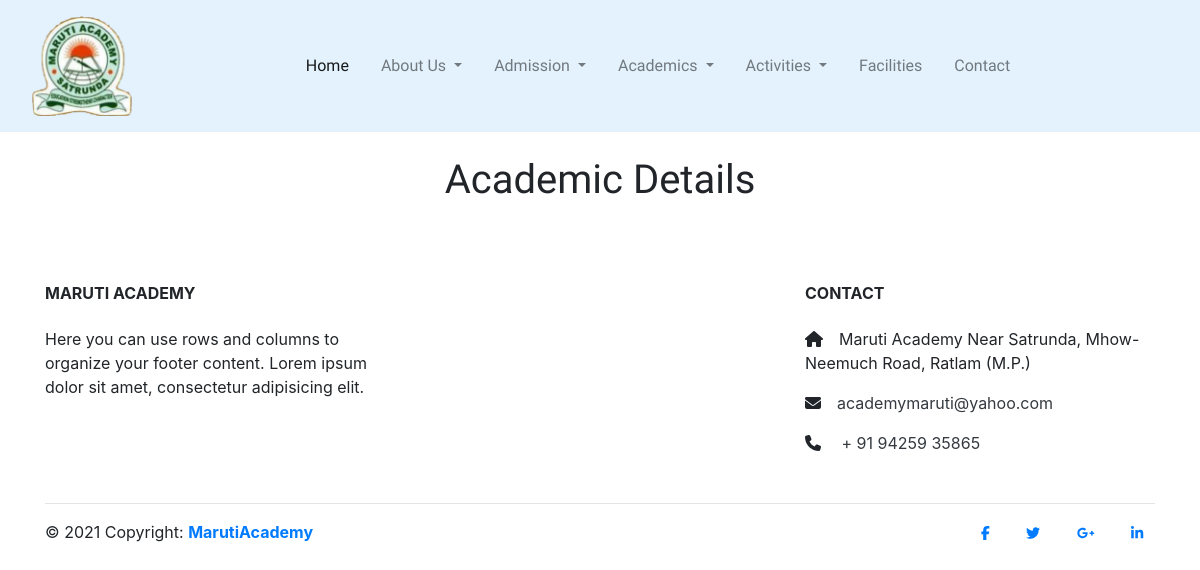
/academic-details/, run on an earlier commit of the app's database.
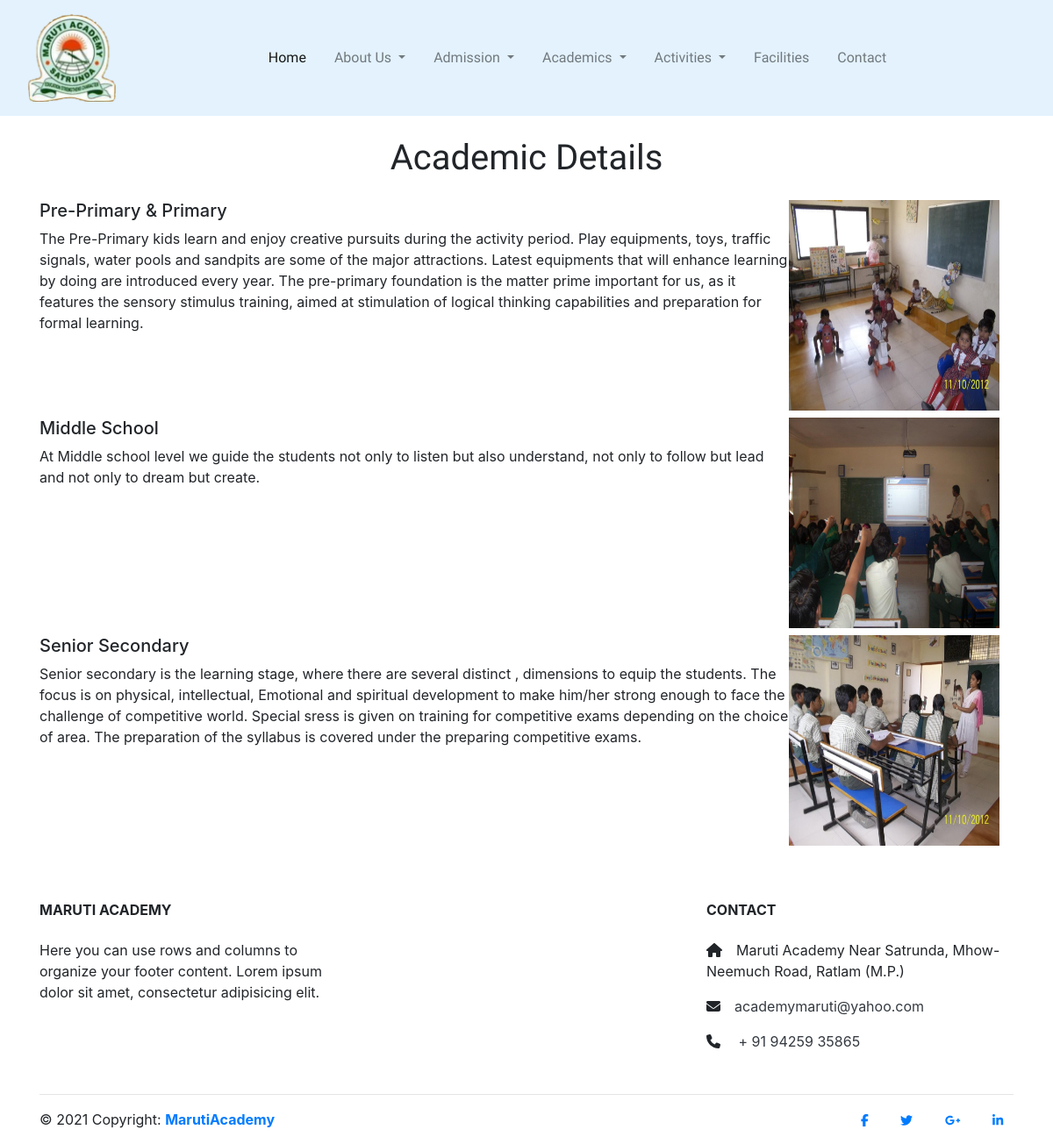
And on a later commit of the database.
### home/models.py (models this page shows)
class Content(models.Model):
    title = models.CharField(max_length=100)
    description = models.TextField()
    category = models.CharField(max_length=100)
    name = models.CharField(max_length=100, blank=True)
    position = models.CharField(max_length=100, blank=True)
    photo = models.ImageField(upload_to='Images', blank=True)

### home/views.py (the view)
# urls.py: path('academic-details/', views.academic, name='academic'),
def academic(request):
    academics = Content.objects.filter(category='Academic Details')
    return render(request, 'home/academic.html', {'academics': academics})

### home/templates/home/academic.html (shortened to what this page needs)
{% extends 'home/base.html' %}
{% block body %}
<h1 class="text-center my-4" style="font-family: Satisfy;">Academic Details</h1>
<div class="container">
    {% for i in academics %}
    <div class="media my-2">
        <div class="media-body">
            <h5 class="mt-0">{{i.title}}</h5>
            <p>{{i.description}}</p>
        </div>
        <img src="{{i.photo.url}}" style="height: 240px; width: 240px;" class="align-self-center mr-3" alt="...">
    </div>
    {% endfor %}
</div>
{% endblock body %}

What changed in the data, as far as the page shows it:
added Content: title "Pre-Primary & Primary", description "The Pre-Primary kids learn and enjoy creative pursuits during the activity period. Play equipments, toys, traffic signals, water pools and sandpits are some of the major attractions. Latest equipments that will enhance learning by doing are introduced every year. The pre-primary foundation is the matter prime important for us, as it features the sensory stimulus training, aimed at stimulation of logical thinking capabilities and preparation for formal learning.", photo (picture)
added Content: title "Middle School", description "At Middle school level we guide the students not only to listen but also understand, not only to follow but lead and not only to dream but create.", photo (picture)
added Content: title "Senior Secondary", description "Senior secondary is the learning stage, where there are several distinct , dimensions to equip the students. The focus is on physical, intellectual, Emotional and spiritual development to make him/her strong enough to face the challenge of competitive world. Special sress is given on training for competitive exams depending on the choice of area. The preparation of the syllabus is covered under the preparing competitive exams.", photo (picture)
